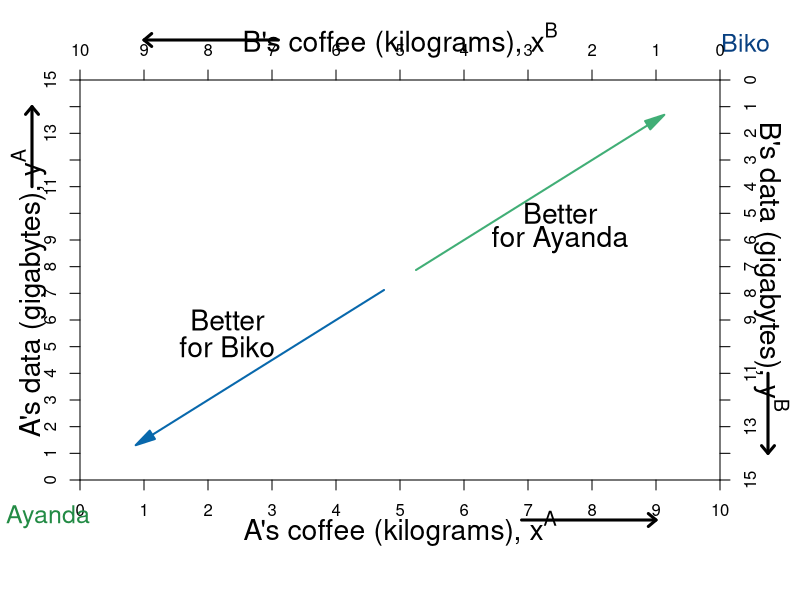

Write R code to recreate this figure.
require(shape)
pdf(file = "property/edgeworth_better_worse.pdf", width = 9, height = 7)

#Set parameters for graphics
axislabelsize <- 1.7
labelsize <- 1.7
namesize <- 1.5

indiffcurveA1 <- function(x, U = 4, A = 1, a = 0.5) {
  ((((U-2)/A)*(1/x)^a)^(1/(1-a)))
}

indiffcurveA2 <- function(x, U = 4, A = 1, a = 0.5) {
  (((U/A)*(1/x)^a)^(1/(1-a)))
}

indiffcurveA3 <- function(x, U = 4, A = 1, a = 0.5) {
  ((((U+2)/A)*(1/x)^a)^(1/(1-a)))
}

#Aisha happens to have found 8 coffee and 2 data, 
#and Betty happens to have found 2 coffee and 13 data. 
#Aisha's utility (8^0.5)*(2^0.5) = 4
#Betty's utility (2^0.5)*(13^0.5) = 5.09

COL <- c("#7fc97f", "#beaed4", "#fdc086", "#ffff99", "#386cb0", "#f0027f", "#bf5b17", "#666666")
COLA <- c("#99d8c9","#66c2a4","#41ae76", "#238b45", "#005824")
COLB <- c("#4eb3d3", "#2b8cbe", "#0868ac","#084081")

par(mar =  c(6, 4, 4, 4))
xlims <- c(0, 10)
ylims <- c(0, 15)
xlims2 <- c(10, 0)
ylims2 <- c(15, 0)

plot(0, 0, xlim = xlims, ylim = ylims, type = "n",
     xlab = "",
     ylab = "", 
     line = 2.5,
     xaxt = "n", 
     yaxt = "n", 
     cex.lab = axislabelsize, 
     bty = "n",
     xaxs="i", 
     yaxs="i")

mtext(expression(paste("A's coffee (kilograms), ", x^A)), side=1, line = 2.5, cex = axislabelsize)
text(-0.8, 7, expression(paste("A's data (gigabytes), ", y^A)), xpd = TRUE, cex = axislabelsize, srt = 90) 

#Add arrows:
arrows(-0.75, 11, -0.75, 14, xpd = TRUE, length=0.1,angle=40,lwd=3)
arrows(6.9, -1.5, 9, -1.5, xpd = TRUE, length=0.1,angle=40,lwd=3)


npts <- 500 
npts2 <- 501
#Specify the sequences of points for graphing. 
xx1 <- seq(xlims[1], xlims[2], length.out = npts)
#xx2 <- seq(xlims[1], xlims[2], length.out = npts)
#xx3 <- seq(xlims[1], xlims[2], length.out = npts2)
#xx4 <- seq(xlims[1], 10, length.out = npts2)

#Draw the lines for the graphs
#lines(xx1, indiffcurveA1(xx1), col = COLA[3], lwd = 4)
#lines(xx1, indiffcurveA2(xx1), col = COLA[3], lwd = 4)
#lines(xx1, indiffcurveA3(xx1), col = COLA[3], lwd = 4)
#lines(xx2, solowCondition(xx2, delta = 5), col = COL[3], lwd = 4)
#lines(xx2, solowInfeas(xx2, delta = 5), col = COL[1], lwd = 4, lty = 2)

#Customize ticks and labels for the plot
ticksy <- seq(from = 0, to = 15, by = 1)
ylabels <- seq(from = 0, to = 15, by = 1)
ticksx <- seq(from = 0, to = 10, by = 1)
xlabels <- seq(from = 0, to = 10, by = 1)
axis(1, at = ticksx, pos = 0, labels = xlabels)
axis(2, at = ticksy, pos = 0, labels = ylabels, las = 0)


text(-0.5, -1.4, expression("Ayanda"), xpd = TRUE, cex = namesize, col = COLA[4])
text(10.4, 16.4, expression("Biko"), xpd = TRUE, cex = namesize, col = COLB[4])


#Set up second axes and labels
par(new = TRUE)
#par(mar =  c(6, 4, 4, 4))

xlims2 <- c(10, 0)
ylims2 <- c(15, 0)

plot(0, 0, xlim = xlims2, ylim = ylims2, type = "n",
     xlab = expression(paste("")),
     ylab = expression(paste("")),
     xaxt = "n", 
     yaxt = "n", 
     cex.lab = 1.3, 
     bty = "n",
     xaxs="i", 
     yaxs="i")

axis(side = 3, at = ticksx, pos = 0, labels = xlabels)
axis(side = 4, at = ticksy, pos = 0, labels = ylabels, las = 0)
#axis(side=3, at = xlims2, pos = 0)

text(5, -1.5, expression(paste("B's coffee (kilograms), ", x^B)), xpd = TRUE, cex = axislabelsize)
text(-0.8, 7, expression(paste("B's data (gigabytes), ", y^B)), xpd = TRUE, cex = axislabelsize, srt = 270) 

#Add arrows:
arrows(-0.75, 11, -0.75, 14, xpd = TRUE, length=0.1,angle=40,lwd=3)
arrows(6.9, -1.5, 9, -1.5, xpd = TRUE, length=0.1,angle=40,lwd=3)


indiffcurveB1 <- function(x, U = 5.09, A = 1, a = 0.5) {
  ((((U-2)/A)*(1/x)^a)^(1/(1-a)))
}

indiffcurveB2 <- function(x, U = 5.09, A = 1, a = 0.5) {
  (((U/A)*(1/x)^a)^(1/(1-a)))
}

indiffcurveB3 <- function(x, U = 5.09, A = 1, a = 0.5) {
  ((((U+2)/A)*(1/x)^a)^(1/(1-a)))
}

#lines(xx1, indiffcurveB1(xx1), col = COLB[3], lwd = 4)
#lines(xx1, indiffcurveB2(xx1), col = COLB[3], lwd = 4)
#lines(xx1, indiffcurveB3(xx1), col = COLB[3], lwd = 4)

#Label B's indifference curves
#text(9.1, 1.6, expression(u[1]^B))
#text(9.1, 3.4, expression(u[2]^B))
#text(9.1, 6.2, expression(u[3]^B))

#Add a point for the initial endowment
#points(2, 13, pch = 16, col = "black", cex = 1.5)


#Arrow to Slope of BRF
Arrows(5.25, 7.875, 9, 13.5, lty = 1, lwd = 2, arr.type = "triangle",  col = COLB[3])
Arrows(4.75, 7.125, 1, 1.5, lty = 1, lwd = 2, arr.type = "triangle",  col = COLA[3])

text(7.7, 9, expression(paste("Better")), cex = labelsize)
text(7.7, 10, expression(paste("for Biko")), cex = labelsize)
text(2.5, 5, expression(paste("Better")), cex = labelsize)
text(2.5, 6, expression(paste("for Ayanda")), cex = labelsize)

#Arrow to Slope of isoprofit
#Arrows(13, 0.80, 15, 0.80, col = "black", lty = 1, lwd = 2, arr.type = "triangle")
#text(10.2, 0.80, expression(paste("Slope = ", frac(q, p))))

dev.off()
